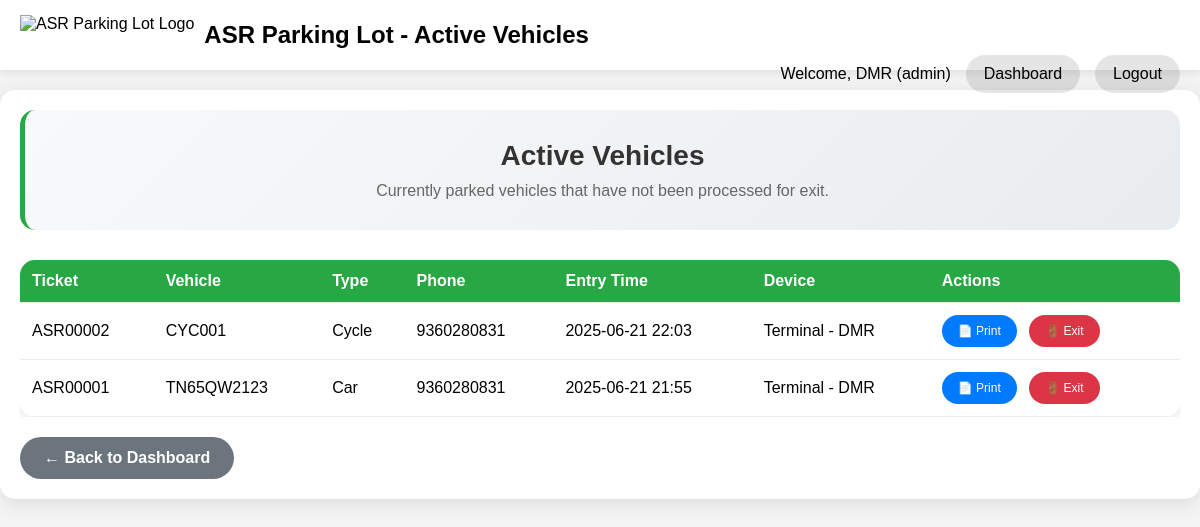
/staff/active-vehicles (signed in), run on an earlier commit of the app's database.
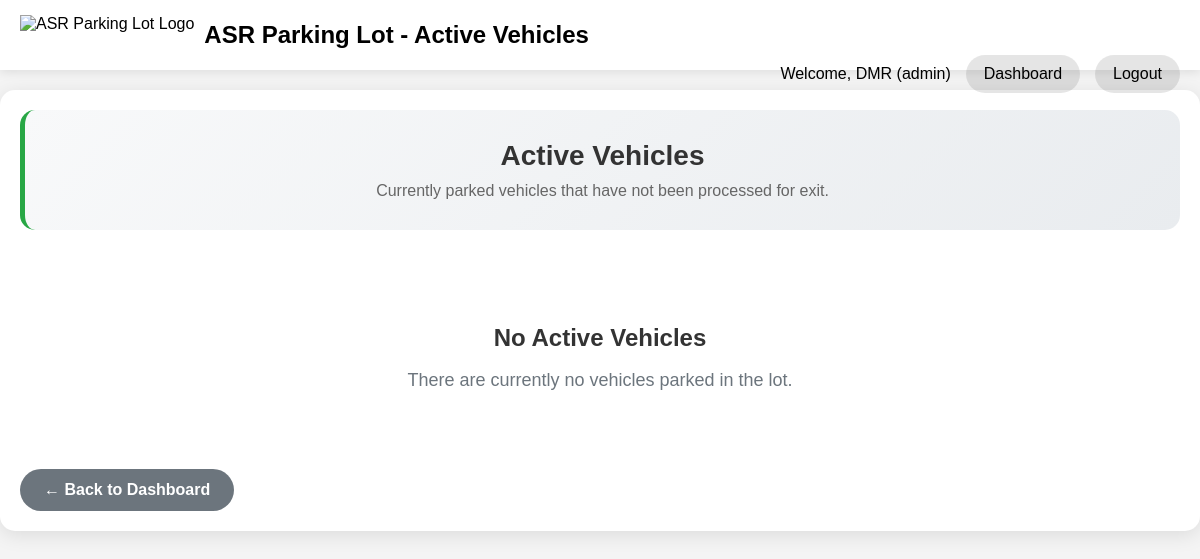
And on a later commit of the database.
### app/models.py (models this page shows, shortened)
class User(UserMixin, db.Model):
    id = db.Column(db.Integer, primary_key=True)
    username = db.Column(db.String(80), index=True, unique=True, nullable=False)
    email = db.Column(db.String(120), index=True, unique=True, nullable=False)
    password_hash = db.Column(db.String(256))
    role = db.Column(db.String(10), index=True, nullable=False, default='staff') # 'admin' or 'staff'

class Entry(db.Model):
    id = db.Column(db.Integer, primary_key=True)
    ticket_number = db.Column(db.String(20), unique=True, nullable=False)
    vehicle_type = db.Column(db.String(50), nullable=False)
    vehicle_number = db.Column(db.String(20), nullable=False)
    phone = db.Column(db.String(15), nullable=False)
    device = db.Column(db.String(50), nullable=False)
    entry_time = db.Column(db.DateTime, default=get_current_device_time, nullable=False)
    exit_time = db.Column(db.DateTime, nullable=True)
    paid = db.Column(db.Boolean, default=False, nullable=False)
    amount = db.Column(db.Float, nullable=True)

### app/routes.py (the view)
@main.route('/staff/active-vehicles')
@login_required
def active_vehicles():
    if current_user.role not in ['admin', 'staff']:
        flash('Access denied. Staff or Admin privileges required.', 'error')
        return redirect(url_for('main.index'))
    active_vehicles = Entry.query.filter(
        Entry.exit_time.is_(None)
    ).order_by(Entry.entry_time.desc()).all()
    return render_template('active_vehicles.html',
                         title='Active Vehicles',
                         active_vehicles=active_vehicles)

### app/utils.py (called while the page is built)
def get_ist_timezone():
    return pytz.timezone('Asia/Kolkata')

def get_ist_time(dt=None):
    ist_tz = get_ist_timezone()
    if dt is None:
        return datetime.now(ist_tz)
    if dt.tzinfo is None:
        return ist_tz.localize(dt)
    return dt.astimezone(ist_tz)

def format_ist_time(dt, format_str='%Y-%m-%d %H:%M:%S'):
    ist_time = get_ist_time(dt)
    return ist_time.strftime(format_str)

def format_ist_time_medium(dt):
    return format_ist_time(dt, '%Y-%m-%d %H:%M')

### app/templates/active_vehicles.html (shortened to what this page needs)
<!DOCTYPE html>
<html lang="en">
<head>
</head>
<body>
    <div class="navbar">
        <div class="navbar-logo">
            <img src="{{ url_for('main.public_file', filename='logo.png') }}" alt="ASR Parking Lot Logo">
            <h1>ASR Parking Lot - Active Vehicles</h1>
        </div>
        <div class="navbar-right">
            <span>Welcome, {{ current_user.username }} ({{ current_user.role }})</span>
            <a href="{{ url_for('main.staff_dashboard') }}">Dashboard</a>
            <a href="{{ url_for('main.logout') }}">Logout</a>
        </div>
    </div>
    <div class="container">
        <div class="header-section">
            <h2>Active Vehicles</h2>
            <p>Currently parked vehicles that have not been processed for exit.</p>
        </div>
        {% if active_vehicles %}
        <div class="vehicles-table">
            <table>
                <thead>
                    <tr>
                        <th>Ticket</th>
                        <th>Vehicle</th>
                        <th>Type</th>
                        <th>Phone</th>
                        <th>Entry Time</th>
                        <th>Device</th>
                        <th>Actions</th>
                    </tr>
                </thead>
                <tbody>
                    {% for vehicle in active_vehicles %}
                    <tr>
                        <td>{{ vehicle.ticket_number }}</td>
                        <td>{{ vehicle.vehicle_number }}</td>
                        <td>{{ vehicle.vehicle_type }}</td>
                        <td>{{ vehicle.phone }}</td>
                        <td>{{ vehicle.entry_time | ist_medium }}</td>
                        <td>{{ vehicle.device }}</td>
                        <td>
                            <a href="{{ url_for('main.print_receipt', entry_id=vehicle.id) }}"
                               target="_blank"
                               class="action-btn">
                                📄 Print
                            </a>
                            <a href="{{ url_for('main.vehicle_exit') }}"
                               class="action-btn exit">
                                🚪 Exit
                            </a>
                        </td>
                    </tr>
                    {% endfor %}
                </tbody>
            </table>
        </div>
        {% else %}
        <div class="no-vehicles">
            <h3>No Active Vehicles</h3>
            <p>There are currently no vehicles parked in the lot.</p>
        </div>
        {% endif %}
        <a href="{{ url_for('main.staff_dashboard') }}" class="back-btn">← Back to Dashboard</a>
    </div>
</body>
</html>

### app/templates/active_vehicles.html (style rules this page uses)
* { box-sizing: border-box; }
body { font-family: Arial, sans-serif; margin: 0; padding: 0; background-color: #f4f4f4; min-height: 100vh; }
.navbar { background-color: white; padding: 15px 20px; color: black; position: sticky; top: 0; z-index: 1000; box-shadow: 0 2px 10px rgba(0,0,0,0.1); }
.navbar h1 { margin: 0; display: inline-block; font-size: clamp(18px, 4vw, 24px); color: black; }
.navbar-logo { display: flex; align-items: center; gap: 10px; flex-wrap: wrap; }
.navbar-logo img { height: clamp(30px, 6vw, 40px); width: auto; }
.navbar-right { float: right; display: flex; align-items: center; gap: 15px; flex-wrap: wrap; color: black; }
.navbar a { color: black; text-decoration: none; padding: 8px 16px; border-radius: 25px; background-color: rgba(0, 0, 0, 0.1); transition: all 0.3s ease; font-weight: 500; border: 2px solid transparent; }
.container { max-width: 1200px; margin: 20px auto; padding: 20px; background: white; border-radius: 15px; box-shadow: 0 4px 20px rgba(0,0,0,0.1); }
.header-section { text-align: center; margin-bottom: 30px; padding: 30px; background: linear-gradient(135deg, #f8f9fa 0%, #e9ecef 100%); border-radius: 15px; border-left: 5px solid #28a745; }
.header-section h2 { color: #333; margin: 0 0 10px 0; font-size: clamp(20px, 5vw, 28px); }
.header-section p { color: #666; margin: 0; font-size: clamp(14px, 3vw, 16px); }
.back-btn { display: inline-block; padding: 12px 24px; background-color: #6c757d; color: white; text-decoration: none; border-radius: 25px; margin-top: 20px; font-weight: bold; transition: all 0.3s ease; }
.no-vehicles { text-align: center; padding: 40px; color: #6c757d; font-size: clamp(16px, 3vw, 18px); }
.no-vehicles h3 { margin-bottom: 10px; color: #333; font-size: clamp(18px, 4vw, 24px); }

What changed in the data, as far as the page shows it:
removed Entry: ticket_number "ASR00002", vehicle_number "CYC001", vehicle_type "Cycle", phone "9360280831", entry_time|ist_medium "2025-06-21 22:03", device "Terminal - DMR"
removed Entry: ticket_number "ASR00001", vehicle_number "TN65QW2123", vehicle_type "Car", phone "9360280831", entry_time|ist_medium "2025-06-21 21:55", device "Terminal - DMR"
Also different on the page:
text no longer shown: "Ticket Vehicle Type Phone Entry Time Device Actions"
text now shown: "No Active Vehicles There are currently no vehicles parked in the lot."
